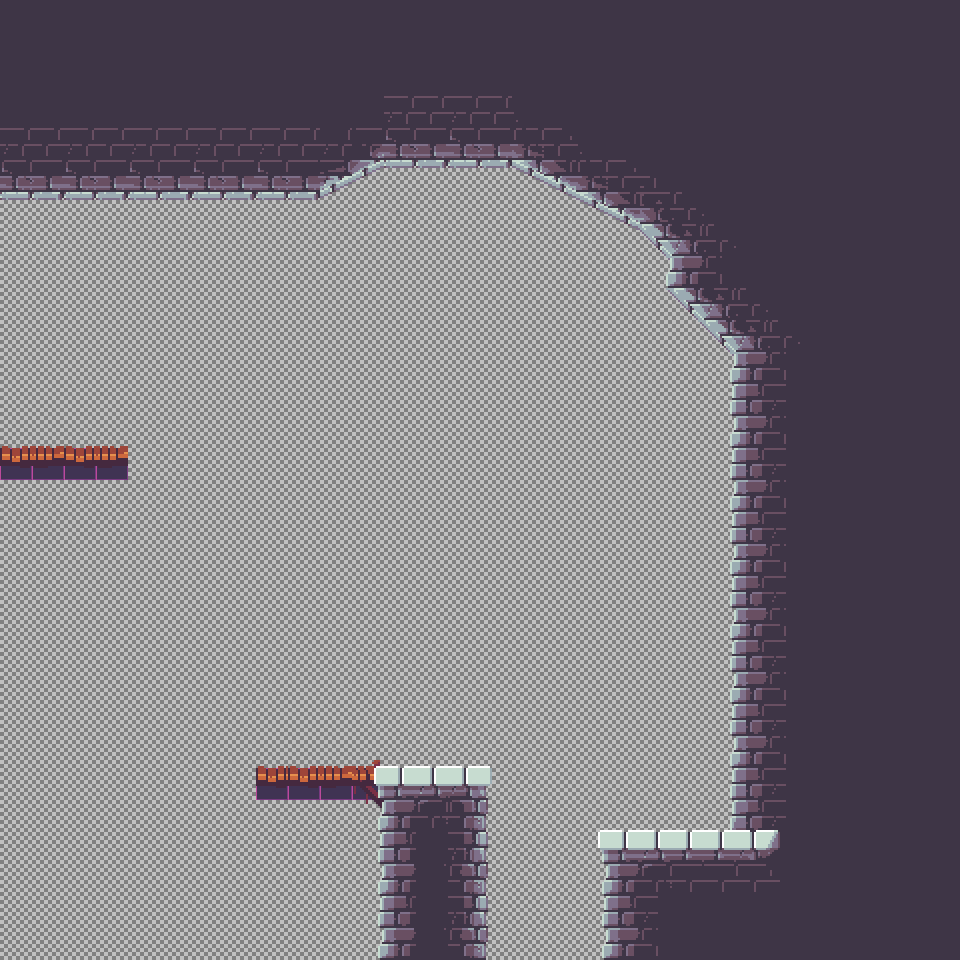

Tiled map render using the project's own tile images. Description and the map definition, with tile-layer contents summarised, below:
An orthogonal 30x30 tile map with 32x32 px tiles, 3 tile layers (Wire, Ground, Detail), 4 tilesets.

<map version="1.5" tiledversion="1.6.0" orientation="orthogonal" renderorder="right-down" width="30" height="30" tilewidth="32" tileheight="32" infinite="0" nextlayerid="18" nextobjectid="1">
 <tileset firstgid="1" source="../../Tile Sets/Wire.tsx" />
 <tileset firstgid="10" source="../../Tile Sets/Dirt&amp;Stone.tsx" />
 <tileset firstgid="330" source="../../Tile Sets/Grass Wireframe.tsx" />
 <tileset firstgid="346" source="../../Tile Sets/1.3 bricks.tsx" />
 <layer id="1" name="Wire" width="30" height="30">
  <data>[900 cells, 900 non-empty, 7 distinct tile ids]</data>
 </layer>
 <layer id="16" name="Ground" width="30" height="30">
  <data>[900 cells, 405 non-empty, 56 distinct tile ids]</data>
 </layer>
 <layer id="17" name="Detail" width="30" height="30">
  <data>[900 cells, 79 non-empty, 28 distinct tile ids]</data>
 </layer>
</map>
